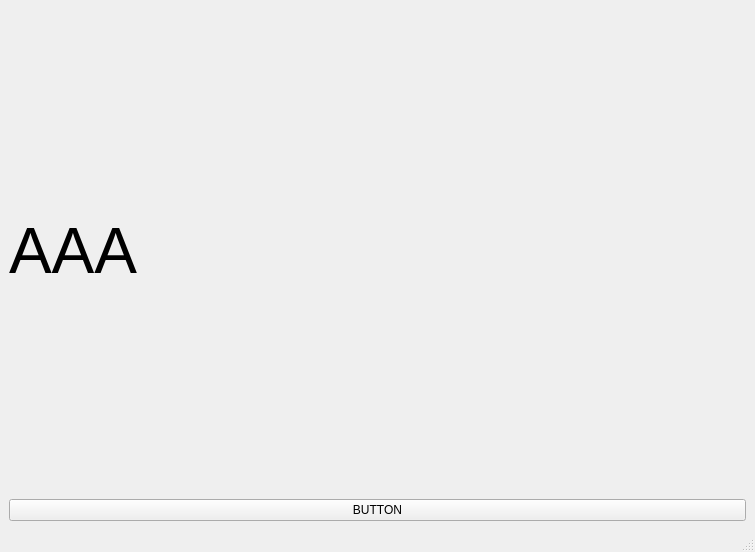
<?xml version="1.0" encoding="UTF-8"?>
<ui version="4.0">
 <class>MainWindow</class>
 <widget class="QMainWindow" name="MainWindow">
  <property name="geometry">
   <rect>
    <x>0</x>
    <y>0</y>
    <width>755</width>
    <height>552</height>
   </rect>
  </property>
  <property name="windowTitle">
   <string>MainWindow</string>
  </property>
  <widget class="QWidget" name="centralwidget">
   <layout class="QGridLayout" name="gridLayout_2">
    <item row="0" column="0">
     <layout class="QGridLayout" name="gridLayout">
      <item row="0" column="0">
       <widget class="QLabel" name="txtLabel">
        <property name="font">
         <font>
          <pointsize>48</pointsize>
         </font>
        </property>
        <property name="contextMenuPolicy">
         <enum>Qt::DefaultContextMenu</enum>
        </property>
        <property name="layoutDirection">
         <enum>Qt::LeftToRight</enum>
        </property>
        <property name="text">
         <string>AAA</string>
        </property>
       </widget>
      </item>
      <item row="1" column="0">
       <widget class="QPushButton" name="button">
        <property name="text">
         <string>BUTTON</string>
        </property>
       </widget>
      </item>
     </layout>
    </item>
   </layout>
  </widget>
  <widget class="QStatusBar" name="statusbar"/>
 </widget>
 <resources/>
 <connections/>
</ui>
